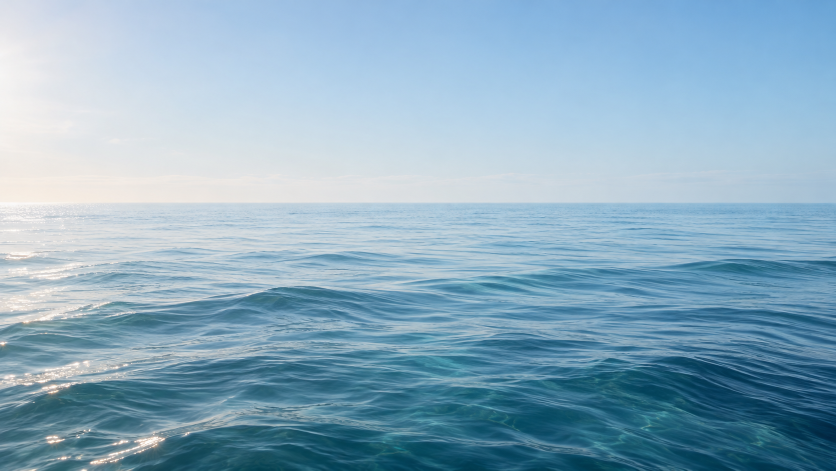
#> input picture competition/home-sailing-preview/sea.png, 1672 x 941 px (shown at 1/2 size)
$ python render_gif.py
#> lines starting #> are read from the running program, lines starting #| are printed output that depends on the picture
"""以已生成素材制作持续循环的首页动效预览，不更新网站背景。"""
from pathlib import Path
import math
import sys
import numpy as np
from PIL import Image, ImageDraw, ImageFont, ImageOps

BASE = Path(__file__).resolve().parent
OUTPUT = Path(sys.argv[1]) if len(sys.argv) > 1 else BASE / 'fleet-home-preview.gif'
W, H = 960, 540
sea = ImageOps.fit(Image.open(BASE / 'sea.png').convert('RGB'), (W, H))
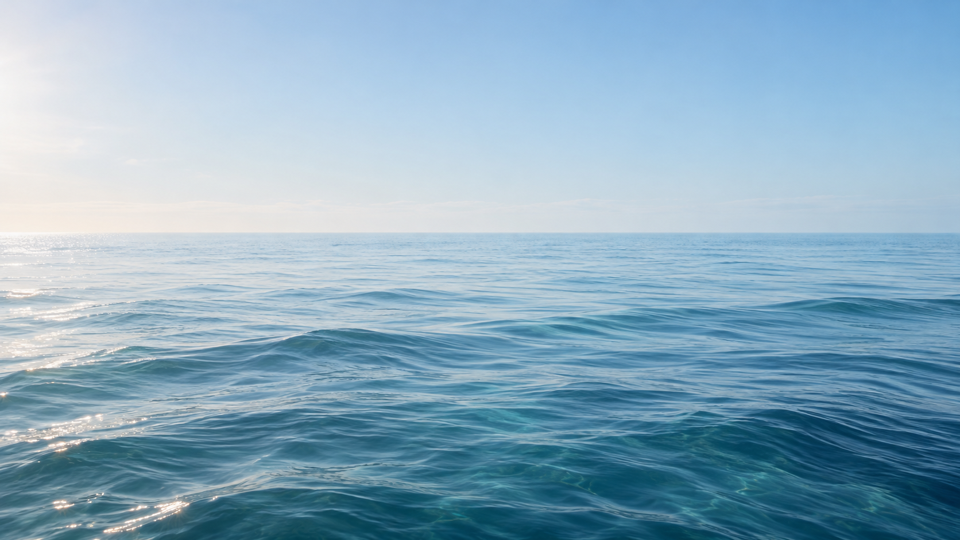
#> sea: PIL image 960x540 RGB; mean R, G, B 138.8, 172.3, 192.3
assets = {}
for name, trim in [('boat', .99), ('cruise', .97), ('cargo', .9)]:
#> (the run stopped early here; a loop or call above may not have finished)
